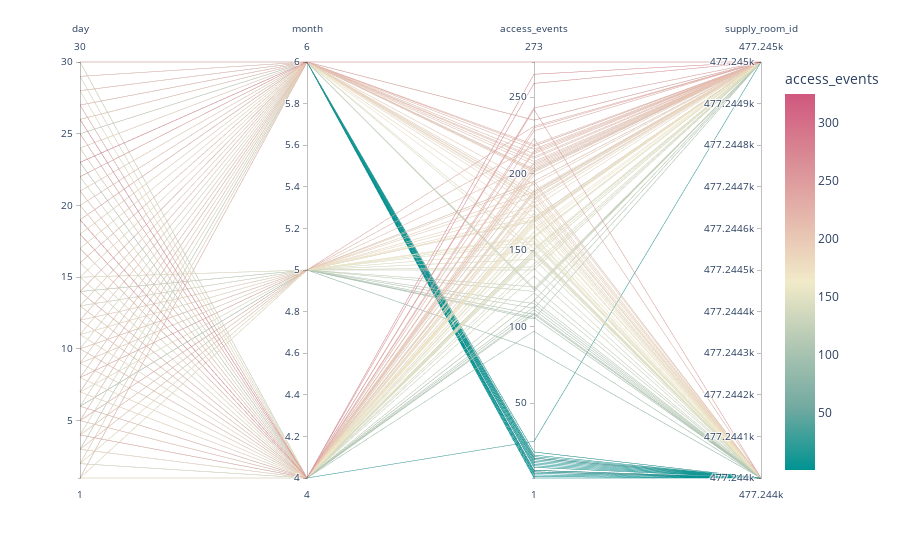

Notebook code for this chart:
### Code cell
fig = px.parallel_coordinates(temp_df, color="access_events",
                              dimensions=['day','month','access_events','supply_room_id'],
                              color_continuous_scale=px.colors.diverging.Tealrose,
                              color_continuous_midpoint=midpoint)
fig.show()

### Figure 1 — Plotly figure (JSON) as saved in the notebook; plotly's stock layout.template omitted (floating-point values rounded to 4 significant figures; data arrays with more than 128 entries replaced by an {"elided": "..."} marker saying what was removed)
{"data": [{"dimensions": [{"label": "day", "values": {"elided": "150 int values"}}, {"label": "month", "values": {"elided": "150 int values"}}, {"label": "access_events", "values": {"elided": "150 int values"}}, {"label": "supply_room_id", "values": {"elided": "150 int values"}}], "domain": {"x": [0, 1], "y": [0, 1]}, "line": {"color": {"elided": "150 int values"}, "coloraxis": "coloraxis"}, "name": "", "type": "parcoords"}], "layout": {"coloraxis": {"cmid": 163, "colorbar": {"title": {"text": "access_events"}}, "colorscale": [[0, "rgb(0, 147, 146)"], [0.1667, "rgb(114, 170, 161)"], [0.3333, "rgb(177, 199, 179)"], [0.5, "rgb(241, 234, 200)"], [0.6667, "rgb(229, 185, 173)"], [0.8333, "rgb(217, 137, 148)"], [1, "rgb(208, 88, 126)"]]}, "legend": {"tracegroupgap": 0}, "margin": {"t": 60}}}
